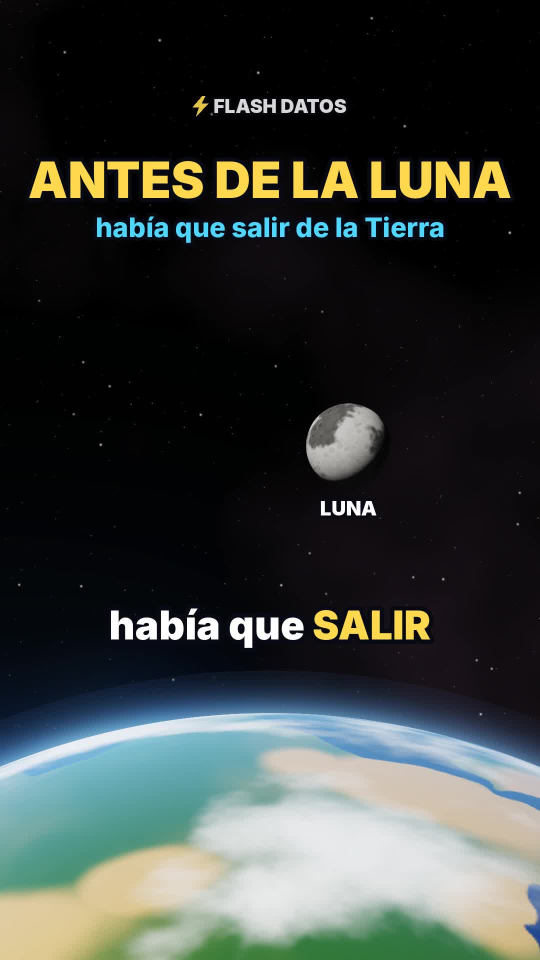
#> input picture videos/04-antes-del-apolo/portada.jpg, 1080 x 1920 px (shown at 1/2 size)
$ python -i escena.py   (imports and definitions only)
#> lines starting #> are read from the running program, lines starting #| are printed output that depends on the picture
### motor/noise.py
import numpy as np
rng = np.random.default_rng(7)
PERM = rng.permutation(256)
P = np.concatenate([PERM, PERM]).astype(np.int64)
VALS = rng.random(256)


def _hash(ix, iy, iz):
    return VALS[P[P[P[ix & 255] + (iy & 255)] + (iz & 255)]]


def vnoise(x, y, z):
    xi, yi, zi = np.floor(x).astype(np.int64), np.floor(y).astype(np.int64), np.floor(z).astype(np.int64)
    xf, yf, zf = x - xi, y - yi, z - zi
    u, v, w = xf * xf * (3 - 2 * xf), yf * yf * (3 - 2 * yf), zf * zf * (3 - 2 * zf)
    c000 = _hash(xi, yi, zi); c100 = _hash(xi + 1, yi, zi)
    c010 = _hash(xi, yi + 1, zi); c110 = _hash(xi + 1, yi + 1, zi)
    c001 = _hash(xi, yi, zi + 1); c101 = _hash(xi + 1, yi, zi + 1)
    c011 = _hash(xi, yi + 1, zi + 1); c111 = _hash(xi + 1, yi + 1, zi + 1)
    x00 = c000 + u * (c100 - c000); x10 = c010 + u * (c110 - c010)
    x01 = c001 + u * (c101 - c001); x11 = c011 + u * (c111 - c011)
    y0 = x00 + v * (x10 - x00); y1 = x01 + v * (x11 - x01)
    return y0 + w * (y1 - y0)


def fbm(x, y, z, octaves=5, lac=2.0, gain=0.5, seed=0.0):
#> called with octaves = 5, lac = 2, gain = 0.5, seed = 79
    tot, amp, norm, f = 0.0, 1.0, 0.0, 1.0
    for o in range(octaves):
        off = seed * 17.31 + o * 31.7
        tot = tot + amp * vnoise(x * f + off, y * f - off * 0.7, z * f + off * 1.3)
        norm += amp; amp *= gain; f *= lac
    return tot / norm


def smooth(a, b, x):
    t = np.clip((x - a) / (b - a), 0, 1)
    return t * t * (3 - 2 * t)


def mix(a, b, t):
    t = t[..., None]
    return np.asarray(a) * (1 - t) + np.asarray(b) * t

### videos/04-antes-del-apolo/escena.py
"""Flash Datos · video 04 · "Antes del Apolo 11: la primera misión espacial (Parte 2)".

Escenas: Tierra vista desde arriba con la Luna lejos (gancho) → Sputnik 1 en primer plano con sus antenas y sus "bip"
→ órbita de Gagarin con contador de 108 min → la promesa de Kennedy (ruta Tierra-Luna) → tarjetas de Tereshkova y Leonov
→ línea de tiempo 1957-1969 que regresa al encuadre inicial.

Uso: python3 escena.py test 1 5 ... | chunk <ini> <fin> <out> | info
"""
import json, math, os, subprocess, sys
import numpy as np
from PIL import Image, ImageDraw, ImageFont
from scipy.ndimage import gaussian_filter, zoom as ndzoom

BASE = os.path.dirname(os.path.abspath(__file__))
W, H, FPS = 1080, 1920, 30
TY = math.tan(math.radians(20)); TX = TY * W / H
PIX = 2 * TY / H

xs = ((np.arange(W) + 0.5) / W * 2 - 1) * TX
ys = (1 - (np.arange(H) + 0.5) / H * 2) * TY
DX, DY = np.meshgrid(xs, ys)
NRM = np.sqrt(DX * DX + DY * DY + 1)
DIRS = np.stack([DX / NRM, DY / NRM, -1 / NRM], axis=-1)

# [1 line not run here, left out]


def lin(c):
    return np.asarray(c, dtype=np.float32) ** 2.2


# [1 line not run here, left out]
CYAN_F = np.array([0.31, 0.85, 1.0]) ** 2.2


# [12 lines left out: function sample, not called in this run]


def smooth(a, b, x):
    t = np.clip((x - a) / (b - a), 0, 1)
    return t * t * (3 - 2 * t)


def make_background():
    rng = np.random.default_rng(5)
    bg = np.zeros((H, W, 3), np.float32)
    n = 1600
    x = rng.integers(0, W, n); y = rng.integers(0, H, n)
    inten = 0.025 + 0.45 * rng.random(n) ** 7
    tint = rng.random(n)
    col = np.stack([0.80 + 0.2 * tint, 0.86 + 0.06 * tint, 1.0 - 0.25 * tint], -1)
    np.add.at(bg, (y, x), col * inten[:, None])
    bg = gaussian_filter(bg, (0.6, 0.6, 0))
    big = np.zeros_like(bg)
    m = 45
    bx = rng.integers(0, W, m); by = rng.integers(0, H, m)
    np.add.at(big, (by, bx), np.array([1.0, 0.95, 0.9]) * (1.5 + 3 * rng.random(m))[:, None])
    bg += gaussian_filter(big, (1.3, 1.3, 0))
    from noise import fbm
    gy, gx = np.mgrid[0:120, 0:68] / 40.0
    neb = fbm(gx, gy, np.full_like(gx, 1.9), 5, seed=79)
    neb = ndzoom(neb, (H / 120, W / 68), order=1)
    neb = np.clip((neb - 0.45) * 2.2, 0, 1) ** 1.6
    bg += neb[..., None] * np.array([0.032, 0.018, 0.030], np.float32)
    return bg


BG = make_background()


# [10 lines left out: functions rot_y, rot_x, not called in this run]


def latlon(v):
    return np.arcsin(np.clip(v[..., 1], -1, 1)), np.arctan2(v[..., 0], v[..., 2])


# ---------------- texturas: Luna procedural y Tierra ----------------
def make_moon_tex():
    p = os.path.join(BASE, "tex", "moon.npy")
    if os.path.exists(p):
        return np.load(p)
    from noise import fbm
    th, tw = 512, 1024
    la = (0.5 - (np.arange(th) + 0.5) / th) * np.pi
    lo = ((np.arange(tw) + 0.5) / tw) * 2 * np.pi - np.pi
    LO, LA = np.meshgrid(lo, la)
    x = np.cos(LA) * np.sin(LO); y = np.sin(LA); z = np.cos(LA) * np.cos(LO)
    maria = fbm(x * 1.6 + 3, y * 1.6, z * 1.6, 5, seed=21)
    maria = smooth(0.50, 0.62, maria)
    fine = fbm(x * 9, y * 9, z * 9, 4, seed=4)
    alb = 0.60 - 0.30 * maria + 0.10 * (fine - 0.5)
    rng = np.random.default_rng(7)
    P = np.stack([x, y, z], -1)
    for i in range(420):
        v = rng.normal(size=3); v /= np.linalg.norm(v)
        rad = 0.012 + 0.10 * rng.random() ** 3.5
        ang = np.arccos(np.clip(P @ v, -1, 1))
        q = ang / rad
        inner = np.exp(-(q / 0.85) ** 6)
        rim = np.exp(-((q - 1.0) / 0.12) ** 2)
        alb = alb - 0.045 * inner + 0.045 * rim
        if i < 6:
            alb = alb + 0.08 * np.exp(-(q / 4.0) ** 2) * (0.5 + 0.5 * np.cos(LO * 40 + i))
    alb = np.clip(alb, 0.05, 0.95)
    tex = np.stack([alb * 0.98, alb * 0.97, alb * 0.95], -1).astype(np.float32)
    np.save(p, tex)
    return tex


MOON = lin(make_moon_tex())
# [1 line that did not run here, left out]


# [96 lines left out: functions shade, draw_sphere, light_dir, not called in this run]


def bloom(img):
    small = img[::4, ::4]
    br = np.clip(small - 0.9, 0, None)
    g = gaussian_filter(br, (5, 5, 0)) * 0.55 + gaussian_filter(br, (22, 22, 0)) * 0.85 + gaussian_filter(br, (60, 60, 0)) * 0.5
    return img + ndzoom(g, (4, 4, 1), order=1)[:H, :W]


# [4 lines left out: function tonemap, not called in this run]


# ---------------- línea de tiempo ----------------
# [1 line not run here, left out]
# [1 line that did not run here, left out]
# [1 line that did not run here, left out]
# [1 line that did not run here, left out]
P = lambda sid, k: SEG[sid]["parts"][k]

# [1 line that did not run here, left out]
# [1 line that did not run here, left out]
# [1 line that did not run here, left out]
# [1 line that did not run here, left out]
# [1 line that did not run here, left out]
# [1 line that did not run here, left out]

# [1 line that did not run here, left out]
# "bip" del Sputnik: cada 0.75 s durante su escena (el audio usa los mismos tiempos)
# [1 line that did not run here, left out]

def ease(s):
    s = min(max(s, 0.0), 1.0)
    return s * s * s * (s * (6 * s - 15) + 10)


def ease_out(s):
    s = min(max(s, 0.0), 1.0)
    return 1 - (1 - s) ** 3


def lerp(a, b, s):
    return a + (b - a) * s


def lerp_log(a, b, s):
    return math.exp(math.log(a) + (math.log(b) - math.log(a)) * s)


# [1 line not run here, left out]
# encuadre del gancho (y del final, para que el video se repita solo)
E_HOOK = (0.0, -2.6, 0.0); M_HOOK = (0.5, 0.25, -5.0)
# [1 line not run here, left out]
# Sputnik en primer plano
E_SPU = (0.0, -2.75, -1.6)
# órbita de Gagarin
E_GAG = (0.0, 0.05, 0.0); O_GAG = np.array([0.0, 0.0, 5.4])
# la promesa: Tierra-Luna
E_KEN = (-0.9, -2.2, 0.0); M_KEN = (1.0, 1.0, 0.0); O_KEN = np.array([0.0, 0.0, 9.0])


def sputnik_pos(t):
    s = (t - FL[0]) / (FL[1] - FL[0])
    return np.array([lerp(-0.12, 0.20, s), lerp(0.16, 0.06, s), lerp(0.0, -0.1, s)])


def hook_cam(dy):
    return np.array([0.0, dy, 3.4])


# [23 lines left out: function scene, not called in this run]


# ---------------- textos ----------------
HL_WORDS = {"luna", "luna.", "salir", "parte", "sputnik", "satélite", "satélite:", "bip", "gagarin", "minutos", "kennedy", "década",
            "tereshkova", "leonov", "urss", "primera", "primer", "humanos"}

# [15 lines left out: function groups_for_part, not called in this run]


CAPS = []
# [6 lines not run here, left out]

FD = os.path.join(BASE, "fonts", "") if os.path.isdir(os.path.join(BASE, "fonts")) else "/usr/share/fonts/opentype/inter/"
_fc = {}


# [5 lines left out: function font, not called in this run]


YELLOW = (255, 216, 77); CYAN = (79, 216, 255); WHITE = (255, 255, 255); INK = (8, 10, 20)


def is_hl(w):
    core = w.strip(".,:…?¿!¡“”\"").lower()
    return any(ch.isdigit() for ch in core) or core in HL_WORDS

# [37 lines left out: functions draw_caption, fade, draw_label, not called in this run]


def bolt(cx, cy, s):
    pts = [(0.58, 0.0), (0.12, 0.56), (0.44, 0.56), (0.30, 1.0), (0.88, 0.38), (0.55, 0.38), (0.74, 0.0)]
    return [(cx + (px - 0.5) * s, cy + (py - 0.5) * s) for px, py in pts]


# [20 lines left out: functions draw_watermark, project, sphere_px, not called in this run]


# ---------------- Sputnik: antenas ----------------
ANT = [((-0.80, 0.42, 0.45), 0.66), ((-0.80, -0.40, 0.48), 0.58), ((-0.82, 0.38, -0.42), 0.66), ((-0.84, -0.36, -0.40), 0.58)]


# [23 lines left out: function draw_antennas, not called in this run]


# ---------------- dibujos 2D ----------------
def txt(d, xy, s, size, col, A, bold="Inter-Black.otf", anchor="mm", sw=6):
    d.text(xy, s, font=font(bold, size), fill=col + (A,), anchor=anchor, stroke_width=sw, stroke_fill=INK + (A,))


# [68 lines left out: functions draw_hook, draw_bips, orbit_pt, draw_gagarin, not called in this run]


def bez(p0, p1, p2, u):
    return ((1 - u) ** 2 * p0[0] + 2 * (1 - u) * u * p1[0] + u * u * p2[0], (1 - u) ** 2 * p0[1] + 2 * (1 - u) * u * p1[1] + u * u * p2[1])


# [57 lines left out: functions draw_kennedy, draw_pioneros, not called in this run]


TL = [(1957, "SPUTNIK"), (1961, "GAGARIN"), (1963, "TERESHKOVA"), (1965, "LEONOV"), (1969, "LUNA")]


# [89 lines left out: functions draw_timeline, flash_alpha, overlays, render, not called in this run]


# [20 lines not run here, left out]

>>> import cv2
>>> picture = cv2.imread('portada.jpg', cv2.IMREAD_GRAYSCALE)
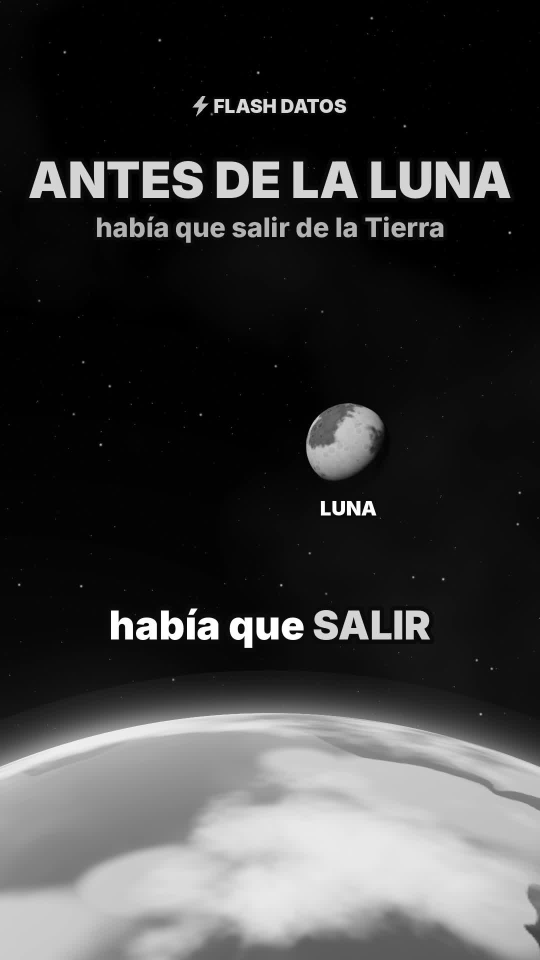
#> picture: shape (1920, 1080) (shown at 1/2 size); min 0, max 255, mean 59
>>> result = bloom(picture)
#> in bloom, `small = img[::4, ::4]`:
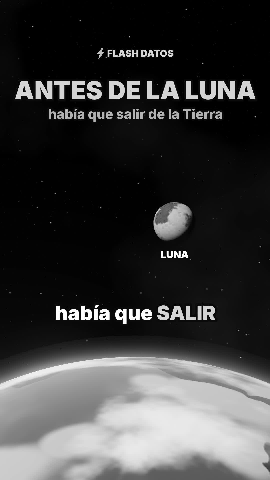
#> small: shape (480, 270); min 0, max 255, mean 58.9
#> (the run stopped early here; a loop or call above may not have finished)
